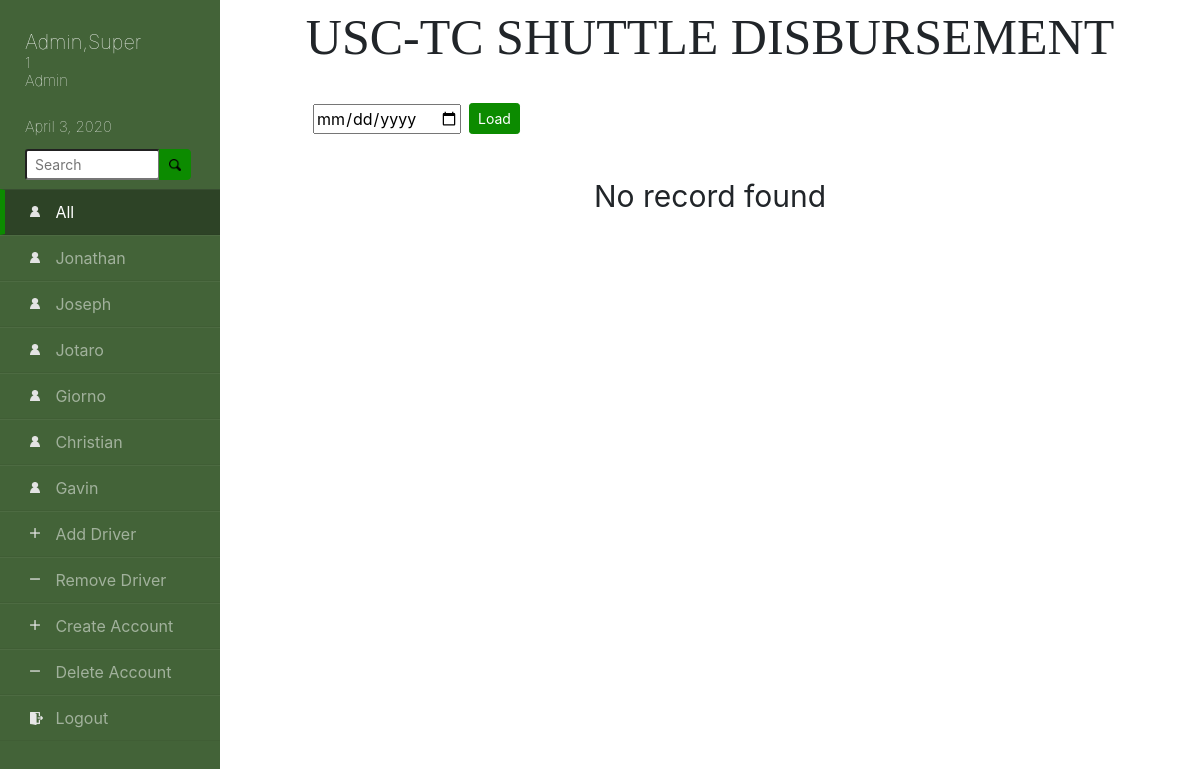
The app's page /dashboard.php (signed in) with its own data.
### tables this page shows
CREATE TABLE `Driver_Accounts` (
  `Driver_ID` varchar(255) NOT NULL,
  `Fname` varchar(255) NOT NULL,
  `Lname` varchar(255) NOT NULL,
  `RFID_UID` varchar(255) NOT NULL
);

### dashboard.php (the view, shortened to what this page needs)
<?php
    $selected_date = date('Y-m-j');
    if (!isset($_GET['date']) ) {
        $selected_date = $_GET['searchdate'];
    }
    else{
        header("Refresh:0; url=index.php");
    }
?>
<!doctype html>
<html lang="en">
<head>
    <link rel="stylesheet" href="css/bootstrap.min.css">
    <link rel="stylesheet" href="css/dashboard.css">
    <link rel="stylesheet" href="css/sidebar.css">
</head>
<body>
<div class="wrapper">
    <div class="sidebar">
        <?php
            echo "<h1>";
            echo $_SESSION['S_lastname'].",".$_SESSION['S_firstname'];
            echo "</h1>";
            echo "<h2>";
            echo $_SESSION['S_IDNum']  ."<br>";
            echo $_SESSION['S_UserType'];
            echo "</h2>";
            echo "<h3>";
            echo date("F j, Y");
            echo "</h3>";
        ?>
        <div class="search">
            <form action="searchpage.php">
            <div class="input-group mb-3">
                <input type="text" class="form-control-sm" placeholder="Search" name="searchthis">
                <div class="input-group-append">
                    <button class="btn btn-success" type="submit"><div class="scicon"></div></button>
                </div>
            </div>
            </form>
        </div>
        <ul>
            <li class="driver active"><a href="dashboard.php?searchdate=<?php echo date('Y-m-j');?>">All</a></li>
            <?php
                require 'SQL.php';
                $sql = "SELECT * FROM Driver_Accounts ORDER BY `Driver_ID` ASC";
                $result = $conn->query($sql);
                if ($result->num_rows > 0) {
                    while($row = $result->fetch_assoc()) {
                        echo '<li class="driver"><a href="driver.php?driver='.$row["Fname"].'&id='.$row["Driver_ID"].'">' .$row["Fname"]. '</a></li>';
                    }
                }
                else {
                    echo "<h2>No Driver</h2>";
                }
                if($_SESSION['S_UserType']=='Admin'){
                    echo '<li class="add"><a href="adddriverpage.php">Add Driver</a></li>';
                    echo '<li class="sub"><a href="removedriverpage.php">Remove Driver</a></li>';
                    echo '<li class="add"><a href="createuserpage.php">Create Account</a></li>';
                    echo '<li class="sub"><a href="deleteuserpage.php">Delete Account</a></li>';
                }
                echo '<li class="logout"><a href="logout.php">Logout</a></li>';
            ?>
        </ul>
    </div>
    <div class="main">
        <div class="title">USC-TC SHUTTLE DISBURSEMENT</div>
        <div class='outeroutertable'>
            <div class='toparea'>
                <div class="date">
                    <form action="dashboard.php" method="GET">
                        <input type="date" placeholder="yyyy-mm-dd" name="searchdate" value="<?php echo $selected_date;?>">
                </div>
                <div class="buttonn">
                    <button type="submit" class="btn btn-success btn-sm">Load</button>
            </div>
        </div>
        <?php
            $sql = "SELECT * FROM DriverInformation WHERE Date='$selected_date' ORDER BY Driver_ID ASC";
            $result = $conn->query($sql);
            if ($result->num_rows > 0) {
                echo "<div class='fakeoutertable'><table>
                        <tr>
                            <th>DRIVER ID</th>
                            <th>TOTAL AMOUNT</th>
                            <th>STATUS</th>
                            <th>COLLECTIBLES</th>
                            <th></th>
                    </tr>
                    </table></div>
                    <div class='outertable'>
                    <table>";
                while($row = $result->fetch_assoc()) {
                    echo "<tr><td>" .$row["Driver_ID"] ."</td>";
                    echo "<td>" .$row["Total_Amount"] ."</td>";
                    echo "<td>" .$row["Driver_Status"] ."</td>";
                    echo "<td>" .$row["Collectibles"] ."</td>";
                    if($row["Driver_Status"]=='Not Disbursed'){
                        echo '<td><button type="button" class="btn btn-success" data-toggle="modal" data-target="#ReceiptModal" data-date="'.$row["Date"].'" data-did="'.$row["Driver_ID"].'">Disburse</button></td></tr>';
                        echo '<div class="modal fade" id="ReceiptModal" tabindex="-1" role="dialog" aria-labelledby="exampleModalLabel" aria-hidden="true">
                        <div class="modal-dialog modal-dialog-centered" role="document">
                            <div class="modal-content">
                            <div class="modal-header">
                                <h5 class="modal-title" id="exampleModalLabel">Confirm Password</h5>
                                <button type="button" class="close" data-dismiss="modal" aria-label="Close">
                                <span aria-hidden="true">&times;</span>
                                </button>
                            </div>
                            <div class="modal-body">
                                <form name="passvalues" action="verifydisburse.php" method="POST">
                                    <input class="form-control" type="password" placeholder="Password" name="confirmpw" required="required">
                            </div>
                            <div class="modal-footer">
                                <button type="button" class="btn btn-secondary" data-dismiss="modal">Close</button>
                                <input type="hidden" name="driver_id">
                                <input type="hidden" name="driver_date">
                                <input type="hidden" name="source" value="0">
                                <input type="hidden" name="account_id" value="'.$_SESSION["S_IDNum"] .'">
                                <input type="submit" class="btn btn-success" value="Confirm" id="button1">
                                </form>
                            </div>
                            </div>
                        </div>
                        </div>';
                    }
                    else{
                        echo '<td><form action="receipt.php" method="GET">
                                    <input type="hidden" name="ID" value="'.$row['Driver_ID'].'">
                                    <input type="hidden" name="Date" value="'.$row['Date'].'">
                                    <input type="submit" class="btn btn-outline-success" value=" Receipt "></input>
                                </form>
                            </td></tr>';
                    }
                }
                echo "</table></div>";
            }
            else {
                echo "<div class='NoRecord'>No record found</div>";
            }
        ?>
        </div>
    </div>
</div>
</body>
</html>

### css/dashboard.css (style rules this page uses)
.wrapper { width: 100%; display: flex; position: absolute; }
.wrapper .main { width: 100%; height: 100vh; margin-left: 220px; }
.wrapper .outeroutertable { width: 100%; height: 80%; }
.wrapper .main .title { white-space: pre-wrap; white-space: -moz-pre-wrap; white-space: -pre-wrap; white-space: -o-pre-wrap; word-wrap: break-word; text-align: center; font-family: 'Times New Roman', Times, serif; font-size: 50px; }
.wrapper .main .date { padding-top: 4px; }
.wrapper .main .buttonn { margin-top: 3px; margin-left: 1%; }
.wrapper .main .outeroutertable .toparea { display: flex; margin: 0 auto; width: 81%; text-align: left; padding-top: 25px; padding-bottom: 20px; }
.wrapper .main .outeroutertable .NoRecord { margin: 0 auto; width: 81%; text-align: center; padding-top: 20px; padding-bottom: 20px; font-size: 30px; }

### css/sidebar.css (style rules this page uses)
.btn-success, .btn-success:hover, .btn-success:active, .btn-success:visited { background-color: rgb(12, 139, 0); !important; border-color: rgb(12, 139, 0); }
.wrapper .sidebar { position: fixed; width: 220px; height: 100%; background-color: rgb(67, 99, 56); padding-top: 20px; z-index: 2; overflow: auto; overflow-y: overlay; }
.wrapper .sidebar h1 { padding-left: 25px; text-align: left; font-weight: 100; margin-bottom: 0px; margin-top: 10px; font-size: 20px; color: white; }
.wrapper .sidebar h2 { padding-left: 25px; text-align: left; font-weight: lighter; font-size: 15px; color: white; }
.wrapper .sidebar h3 { padding-left: 25px; padding-top: 20px; padding-bottom: 5px; text-align: left; font-weight: lighter; font-size: 15px; color: white; }
.wrapper .sidebar .search { width: 220px; height: 33px; padding-left: 25px; padding-right: 0px; padding-bottom: 40px; }
.wrapper .sidebar input { width: 135px }
.wrapper .sidebar .search .scicon { background-image: url(../images/scicon.png); background-size: 12px; background-repeat: no-repeat; background-position:center center; float:right; margin-left: -7px; margin-right: -7px; width:20px; height:15px; }
.wrapper .sidebar ul li { text-align: left; list-style: none; padding-top: 10px; padding-bottom: 10px; padding-left: 55px; margin-left: -22%; border-bottom: 1px solid rgba(0,0,0,0.05); border-top: 1px solid rgba(255,255,255,0.05); }
.wrapper .sidebar ul li.driver { background-image: url(../images/drivericon.png); background-position: 30px 16px; background-size: 10px; background-repeat: no-repeat; }
.wrapper .sidebar ul li.add { background-image: url(../images/addicon.png); background-position: 30px 16px; background-size: 10px; background-repeat: no-repeat; }
.wrapper .sidebar ul li.sub { background-image: url(../images/subicon.png); background-position: 30px 16px; background-size: 10px; background-repeat: no-repeat; }
.wrapper .sidebar ul li.logout { background-image: url(../images/logouticon.png); background-position: 30px 16px; background-size: 13px; background-repeat: no-repeat; }
.wrapper .sidebar ul li a { display: block; height: 44px; margin-top: -10px; margin-bottom: -10px; padding-top: 10px; color: rgba(255, 255, 255, 0.5); }
.wrapper .sidebar ul li.active a { color: rgba(255, 255, 255); }
.wrapper .sidebar ul li.active { border-left: 5px solid rgb(12, 139, 0); padding-left: 50px; background-position: 25px 16px; background-color: rgba(0, 0, 0, 0.329); }

### records on screen
driver_accounts: Fname "Jonathan"
driver_accounts: Fname "Joseph"
driver_accounts: Fname "Jotaro"
driver_accounts: Fname "Giorno"
driver_accounts: Fname "Christian"
driver_accounts: Fname "Gavin"

### other values on screen
$_SESSION['S_lastname'] "Admin"
$_SESSION['S_firstname'] "Super"
$_SESSION['S_IDNum'] "1"
$_SESSION['S_UserType'] "Admin"
